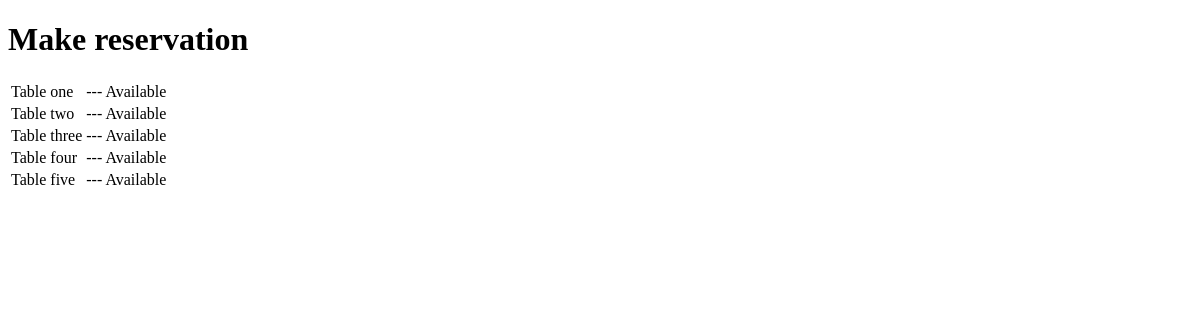
/reservation, run on an earlier commit of the app's database.
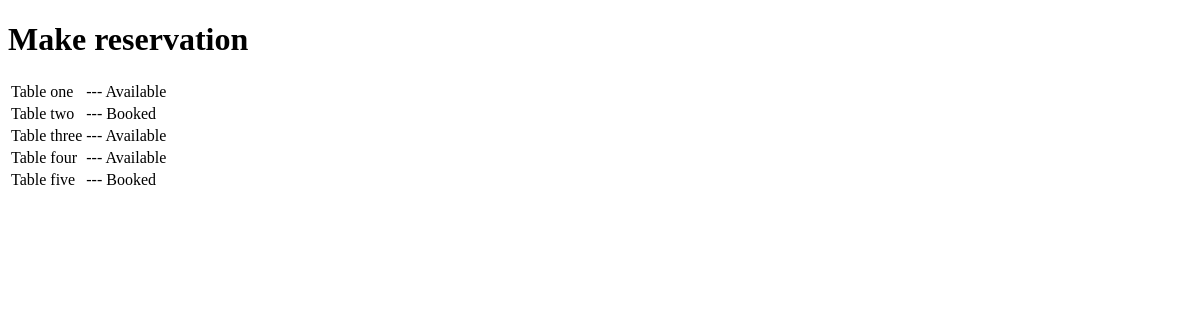
And on a later commit of the database.
### arabicafood/models.py (models this page shows, shortened)
class Item(models.Model):
    name = models.CharField(max_length=50, null=False, blank=False)
    booked = models.BooleanField(null=False, blank=False, default=False)

### arabicafood/views.py (the view)
# urls.py: path('reservation', make_reservation, name='reservation'),
def make_reservation(request):
    items = Item.objects.all()
    context = {
        'items': items
    }
    return render(request, 'arabicafood/reservation.html', context)

### arabicafood/templates/arabicafood/reservation.html (shortened to what this page needs)
<!DOCTYPE html>
<html lang="en">
<head>
</head>
<body>
    <h1>Make reservation</h1>
    <table>
        {% for item in items %}
            <tr>
                <td>{{ item.name}}</td>
                {% if item.booked %}
                <td>{{"---  Booked"}}</td>
                {% else %}
                <td>{{"---  Available"}}</td>
                {% endif %}
            </tr>
        {% endfor %}
    </table>
</body>
</html>

What changed in the data, as far as the page shows it:
changed Item "Table two": booked False → True (drawn); value "--- Available" → "--- Booked"
changed Item "Table five": booked False → True (drawn); value "--- Available" → "--- Booked"
